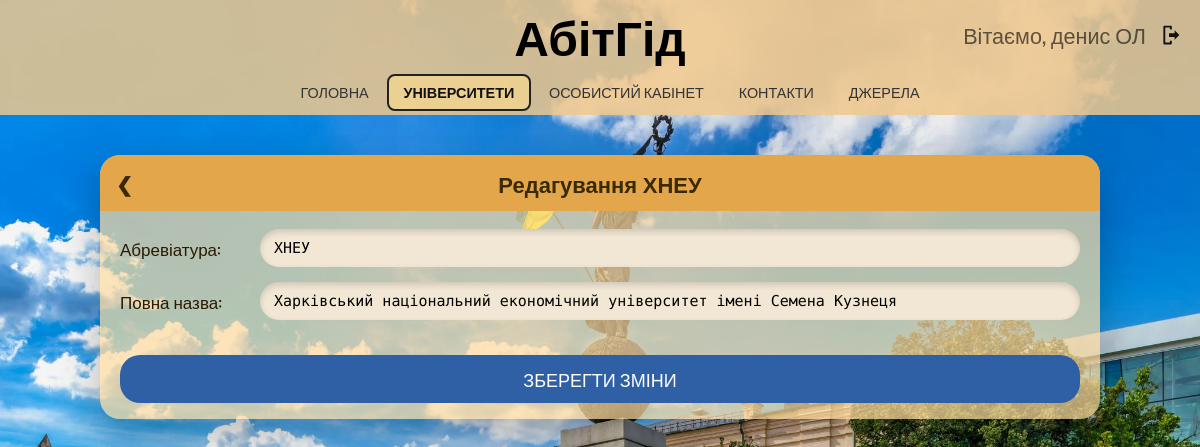
The app's page /universities/hneu/edit-name/ (signed in) with its own data.
### main/models.py (models this page shows, shortened)
class Profile(models.Model):
    ROLE_CHOICES = [
        ('applicant', 'Абітурієнт'),
        ('parent', 'Батьки'),
        ('university_rep', 'Представник ЗВО'),
    ]
    user = models.OneToOneField(User, on_delete=models.CASCADE)
    role = models.CharField(max_length=30, choices=ROLE_CHOICES)
    full_name = models.CharField(max_length=255, unique=True, null=True, blank=True)
    id_number = models.CharField(max_length=12, blank=True, null=True)
    id_prefix = models.CharField(max_length=10, blank=True, null=True)
    university_slug = models.CharField(max_length=50, blank=True, null=True)
    is_registered = models.BooleanField(default=False)

class UniversityInfo(models.Model):
    slug = models.CharField(max_length=50, unique=True)
    abbr = models.CharField(max_length=20)
    full_name = models.CharField(max_length=300)
    photo_url = models.URLField(blank=True, null=True)
    has_programs = models.BooleanField(default=False)  # ← додай це

### main/views.py (the view, shortened to what this page needs)
# urls.py: path('universities/<slug:slug>/edit-name/', views.university_edit_name, name='university_edit_name'),
def university_edit_name(request, slug):
    uni = UniversityInfo.objects.get(slug=slug)
    if not request.user.is_authenticated or \
       not hasattr(request.user, 'profile') or \
       request.user.profile.role != 'university_rep' or \
       request.user.profile.university_slug != slug:
        return redirect('universities')
    errors = {}
    return render(request, 'main/university_edit_name.html', {'uni': uni, 'errors': errors})

### main/context_processors.py (called while the page is built)
def profile_processor(request):
    if request.user.is_authenticated:
        profile = Profile.objects.filter(user=request.user).first()
    else:
        profile = None
    return {
        "profile": profile
    }

### main/templates/main/university_edit_name.html (shortened to what this page needs)
{% extends 'main/base.html' %}
{% load static %}
{% block content %}
<main class="content">
  <div class="login-card">
    <div class="login-header">
      <a class="back-arrow" onclick="window.history.back()">&#10094;</a>
      Редагування {{ uni.abbr }}
    </div>
    <div class="login-body">
      <form method="post">
        <div class="form-row">
          <label>Абревіатура:</label>
          <input type="text" name="abbr"
                 value="{% if request.method == 'POST' %}{{ request.POST.abbr }}{% else %}{{ uni.abbr }}{% endif %}"
                 placeholder="від 4 до 8 символів"
                 class="{% if errors.abbr %}error-field{% endif %}">
        </div>
        <div class="form-row">
          <label>Повна назва:</label>
          <input type="text" name="full_name"
                 value="{% if request.method == 'POST' %}{{ request.POST.full_name }}{% else %}{{ uni.full_name }}{% endif %}"
                 placeholder="від 20 до 40 символів"
                 class="{% if errors.full_name %}error-field{% endif %}">
        </div>
        <button type="submit" class="save-btn">ЗБЕРЕГТИ ЗМІНИ</button>
      </form>
    </div>
  </div>
</main>
{% endblock %}

### main/templates/main/base.html (shortened to what this page needs)
{% load static %}
<!DOCTYPE html>
<html lang="uk">
<head>
  <link rel="stylesheet" href="{% static 'main/css/variables.css' %}">
  <link rel="stylesheet" href="{% static 'main/css/styles.css' %}">
</head>
<body>
  <header class="topbar">
    <div class="topbar-title">АбітГід</div>
    {% if user.is_authenticated %}
      <div class="auth-block">
        {% if request.user.is_superuser %}
          <span class="user-text">Вітаємо, {{ request.user.username }}</span>
        {% else %}
          <span class="user-text">Вітаємо, {{ profile.full_name.split.1 }} {{ profile.full_name.split.2 }}</span>
        {% endif %}
        <a href="{% url 'logout' %}" class="logout-btn">
          <svg xmlns="http://www.w3.org/2000/svg" viewBox="0 0 512 512" fill="currentColor">
            <path d="M176 96h112a16 16 0 0 1 16 16v48h-32v-32H192v256h80v-32h32v48a16 16 0 0 1-16 16H176a16 16 0 0 1-16-16V112a16 16 0 0 1 16-16z"/>
            <path d="M352 176l80 80-80 80v-48H256v-64h96v-48z"/>
          </svg>
        </a>
      </div>
    {% else %}
      <div class="topbar-right">
        <a href="{% url 'login' %}" class="btn btn-login">Вхід</a>
        <a href="{% url 'registration' %}" class="btn btn-register">Реєстрація</a>
      </div>
    {% endif %}
  </header>
  <aside class="sidebar">
    <a href="{% url 'home' %}" class="{% if request.resolver_match.url_name == 'home' %}active{% endif %}">ГОЛОВНА</a>
    <a href="{% url 'universities' %}" class="{% if 'university' in request.path or 'universities' in request.path %}active{% endif %}">УНІВЕРСИТЕТИ</a>
    <a href="{% url 'profile' %}" class="{% if request.resolver_match.url_name == 'profile' or request.resolver_match.url_name == 'saved_recommendations' %}active{% endif %}">ОСОБИСТИЙ КАБІНЕТ</a>
    <a href="{% url 'contacts' %}" class="{% if request.resolver_match.url_name == 'contacts' %}active{% endif %}">КОНТАКТИ</a>
    <a href="{% url 'sources' %}" class="{% if request.resolver_match.url_name == 'sources' %}active{% endif %}">ДЖЕРЕЛА</a>
  </aside>
  <main class="content">
    {% block content %}
    {% endblock %}
  </main>
</body>
</html>

### main/static/main/css/variables.css (style rules this page uses)
:root { --color-primary: #2f5fa5; --color-secondary: #f28c45; --color-topbar: rgba(240, 200, 140, 0.85); --color-sidebar: rgba(240, 200, 140, 0.85); --color-overlay: rgba(255, 220, 160, 0.8); --color-text-dark: #333; --color-white: #ffffff; }

### main/static/main/css/styles.css (style rules this page uses)
body { margin: 0; background-image: url("/static/main/images/Constitution-Square-kharkiv.jpg"); background-size: cover; background-position: center; background-repeat: no-repeat; height: auto; overflow: hidden; background-attachment: fixed; }
.topbar { position: fixed; top: 0; left: 0; width: 100%; height: 80px; background: rgba(240, 200, 140, 0.85); display: flex; align-items: center; justify-content: flex-end; padding: 0 30px; box-sizing: border-box; z-index: 2; }
.topbar-title { position: absolute; left: 50%; transform: translateX(-50%) translateY(-4px); font-family: 'Oswald', sans-serif; font-size: 60px; font-weight: 600; pointer-events: none; text-align: center; }
.sidebar { position: fixed; top: 0; left: 0; width: 180px; height: 100vh; background: rgba(240, 200, 140, 0.85); padding-top: 0; z-index: 4; display: flex; flex-direction: column; gap: 0; }
.sidebar a { display: flex; align-items: center; justify-content: center; width: 100%; height: 80px; background: transparent; text-decoration: none; color: #333; font-family: 'Oswald', sans-serif; font-size: 22px; font-weight: 300; text-align: center; border-radius: 0; padding: 10px 16px; line-height: 1.3; cursor: pointer; box-sizing: border-box; transition: background 0.2s ease, box-shadow 0.2s ease; border: 2px solid transparent; }
.sidebar a.active { background: rgba(255, 220, 140, 0.6); border: 2px solid #222; color: #111; font-weight: 600; }
.content { margin-left: 180px; padding-top: 80px; display: flex; justify-content: center; align-items: center; min-height: calc(100vh - 80px); width: calc(100% - 180px); box-sizing: border-box; position: relative; }
.auth-block { position: absolute; top: 20px; right: 30px; display: flex; align-items: center; gap: 10px; }
.user-text { color: white; font-family: 'Oswald', sans-serif; font-size: 18px; }
.logout-btn { padding: 6px 12px; border: 1px solid white; border-radius: 10px; color: white; text-decoration: none; transition: 0.2s; }

### records on screen
Profile: full_name.split.1 "денис", full_name.split.2 "ОЛ"
UniversityInfo: abbr "ХНЕУ", full_name "Харківський національний економічний університет імені Семена Кузнеця"
